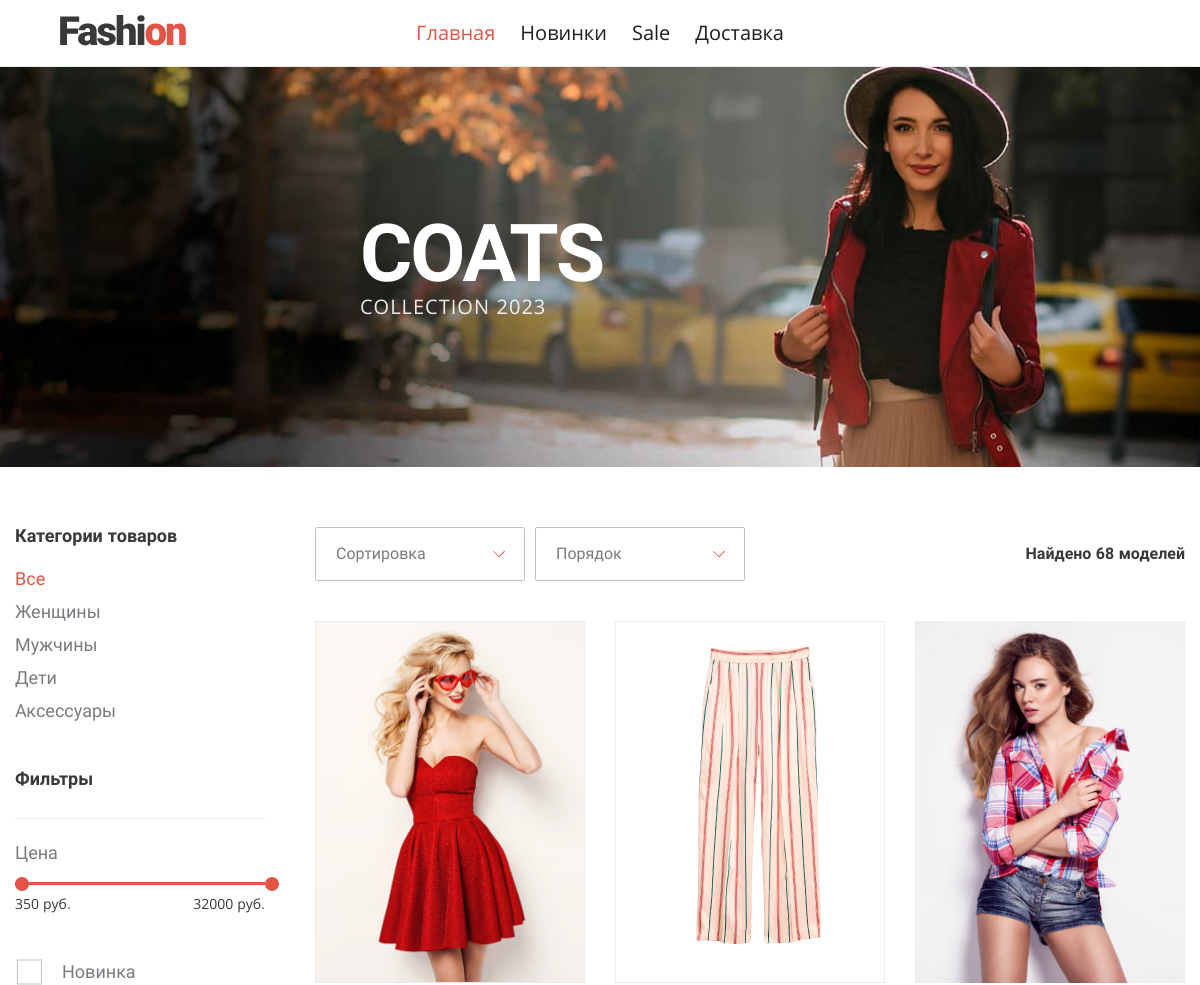
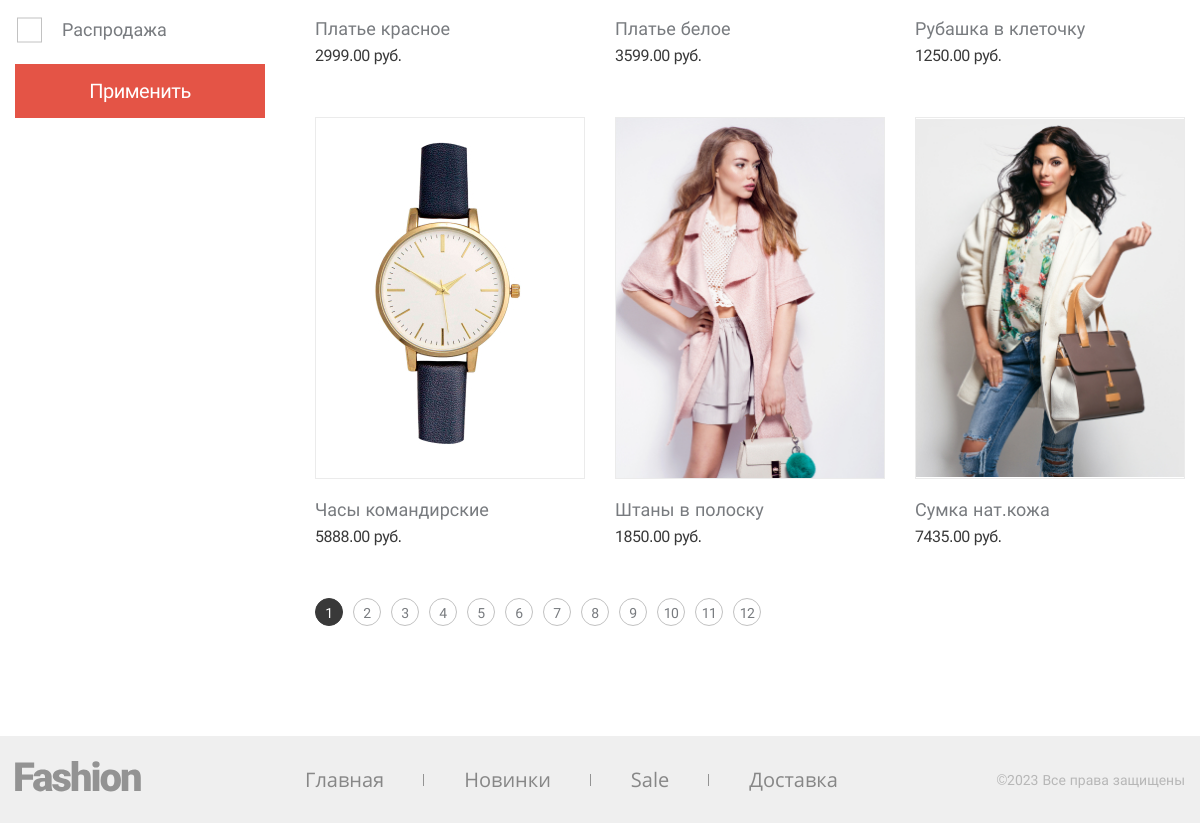
The page / on the database its author committed (2 pictures, top to bottom).
### tables this page shows
CREATE TABLE IF NOT EXISTS `products` (
  `id` int(20) NOT NULL AUTO_INCREMENT COMMENT 'id товара',
  `name` varchar(255) NOT NULL DEFAULT '0' COMMENT 'Название товара',
  `price` decimal(12,2) unsigned NOT NULL DEFAULT '0.00' COMMENT 'Цена товара',
  `image` varchar(255) NOT NULL DEFAULT '0' COMMENT 'Имя файла с изображением товара',
  `new` tinyint(1) NOT NULL DEFAULT '0' COMMENT 'Признак новизны товара: 1 - новинка, 0 -нет',
  `sale` tinyint(1) NOT NULL DEFAULT '0' COMMENT 'Признак, что товар на распродаже: 1 - да, 0 -нет',
  `deleted` tinyint(1) NOT NULL DEFAULT '0' COMMENT 'Признак, что товар был удален: 1 - да, 0 -нет',
  `active` tinyint(1) NOT NULL DEFAULT '0' COMMENT 'Признак активности товар: 1 - да, 0 -нет',
  PRIMARY KEY (`id`)
);

### index.php (called while the page is built)
<?php
include $_SERVER['DOCUMENT_ROOT'] . '/templates/main_view.php';

### include/dbFunctions.php (called while the page is built, shortened)
<?php
function dbConnect() {
    $host = HOST;
    $user = USER;
    $password = PASSWORD;
    $dbname = DB_NAME;
    static $connection = null;
    if (null === $connection) {
        $connection = mysqli_connect($host, $user, $password, $dbname);
    }
    return $connection;
}
function getArrayFromDBObject($dbObject) {
    if (is_object($dbObject)) {
        $array = mysqli_fetch_all($dbObject, MYSQLI_ASSOC);
        return $array;
    }
    return false;
}
function getProductsFromDB(string $category = 'All',
        array $categories = [
            [
               'title' => 'Все',
               'cat_name' => 'All',
               'sort' => 0,
            ]
        ],
        int $priceMin = PRICE_MIN,
        int $priceMax = PRICE_MAX,
        bool $new = false,
        bool $sale = false,
        string $sort_column = '',
        string $order = 'ASC',
        int $limit = GOODS_ON_PAGE,
        int $offset = 0
    )
{
    $sqlRequestString = "SELECT p.* FROM products AS p ";
    if ($category != $categories[0]['cat_name']) {
        $sqlRequestString = $sqlRequestString . " INNER JOIN category_product AS c_p ON p.id = c_p.product_id
                                                INNER JOIN categories AS c ON c.id = c_p.category_id
                                                WHERE c.name = '$category'
                                                AND p.price >= $priceMin AND p.price <= $priceMax ";
    } else {
        $sqlRequestString = $sqlRequestString . " WHERE p.price >= $priceMin AND p.price <= $priceMax ";
    }
    $sqlRequestString = $sqlRequestString . ' LIMIT ' . $limit . ' OFFSET ' .$offset;
    $products = mysqli_query(dbConnect(), "$sqlRequestString");
    return getArrayFromDBObject($products);
}
function countProducts(string $category = 'All',
        array $categories = [
            [
               'title' => 'Все',
               'cat_name' => 'All',
               'sort' => 0,
            ]
        ],
        int $priceMin = PRICE_MIN,
        int $priceMax = PRICE_MAX,
        bool $new = false,
        bool $sale = false
    )
{
    $sqlRequestString = "SELECT COUNT(*) AS productsQuantity FROM products AS p ";
    if ($category != $categories[0]['cat_name']) {
        $sqlRequestString = $sqlRequestString . " INNER JOIN category_product AS c_p ON p.id = c_p.product_id
                                                INNER JOIN categories AS c ON c.id = c_p.category_id
                                                WHERE c.name = '$category'
                                                AND p.price >= $priceMin AND p.price <= $priceMax ";
    } else {
        $sqlRequestString = $sqlRequestString . " WHERE p.price >= $priceMin AND p.price <= $priceMax ";
    }
    $countProducts = getArrayFromDBObject(mysqli_query(dbConnect(), "$sqlRequestString"));
    return $countProducts[0]['productsQuantity'];
}

### config/categories_list.php (called while the page is built)
<?php
$categories = [
    [
       'title' => 'Все',
       'cat_name' => 'All',
       'path' => '/',
       'sort' => 0,
    ],
    [
       'title' => 'Женщины',
       'cat_name' => 'women',
       'path' => CATEGORY .'women/',
       'sort' => 1,
    ],
    [
       'title' => 'Мужчины',
       'cat_name' => 'men',
       'path' => CATEGORY .'men/',
       'sort' => 2,
    ],
    [
       'title' => 'Дети',
       'cat_name' => 'children',
       'path' => CATEGORY .'children/',
       'sort' => 3,
    ],
    [
       'title' => 'Аксессуары',
       'cat_name' => 'accessories',
       'path' => CATEGORY .'accessories/',
       'sort' => 4,
    ]
];

### config/filters_default.php (called while the page is built, shortened)
<?php
$new = false;
$sale = false;
$priceMin = PRICE_MIN;
$priceMax = PRICE_MAX;
$sort_column = '';
$order = '';
$offset = 0;

### templates/products.php (the view, shortened to what this page needs)
<section class="shop__list" id="products">
<?php
if (isset($products)) {
    foreach ($products as $key => $product) {
?>
        <article class="shop__item product" tabindex="0">
          <div class="product__image">
            <img src="/img/products/<?=$product['image'] ?>" alt="<?=$product['name'] ?>">
          </div>
          <p class="product__name"><?=$product['name'] ?></p>
          <span class="product__price" data_price="<?=$product['price'] ?>"><?=$product['price'] ?> руб.</span>
        </article>
<?php
    }
} else {
    echo "<h2>Товаров нет</h2>";
}
?>
</section>

### templates/head.php (shortened to what this page needs)
<!DOCTYPE html>
<html lang="ru">
<head>
  <link rel="stylesheet" href="/css/style.min.css">
</head>
<body>

### templates/header.php
<header class="page-header">
  <a class="page-header__logo" href="/">
    <img src="/img/logo.svg" alt="Fashion">
  </a>
  <nav class="page-header__menu">
    <?php
      showMenu($main_menu, 'header');
    ?>
  </nav>
</header>

### include/pageFunctions.php (shortened to what this page needs)
<?php
function isCurrentUrl(string $url = '/'): bool
{
    return parse_url($_SERVER["REQUEST_URI"], PHP_URL_PATH) == $url;
}
function isCurrentPath(string $request = ' '): bool
{
    $result = false;
    $query = parse_url($_SERVER["REQUEST_URI"], PHP_URL_QUERY );
    $requests = ['/?new=on', '/?sale=on'];
    if (in_array($request, $requests)) {
        $request = preg_replace('~/\?~', '', $request);
        $result = in_array($request, explode("&", $query));
    }
    if (!in_array($query, ['new=on', 'sale=on'])) {
         $result = isCurrentUrl($request);
    }
    return $result;
}
function showMenu(array $array, string $menuType = 'header') {
    if ($menuType == 'header') {
        include $_SERVER['DOCUMENT_ROOT'] . '/templates/header_menu.php';
    }
    if ($menuType == 'footer') {
        include $_SERVER['DOCUMENT_ROOT'] . '/templates/footer_menu.php';
    }
    if ($menuType == 'categories') {
        include $_SERVER['DOCUMENT_ROOT'] . '/templates/categories_menu.php';
    }
}
function getCurrentCategory($categories) {
  foreach ($categories as $value) {
    if (isCurrentUrl($value['path'])) {
      return $category = $value['cat_name'];
    }
  }
}

### templates/header_menu.php
<ul class="main-menu main-menu--header">
<?php
foreach ($array as $value) {
?>
    <li>
      <a class="main-menu__item
        <?php if (isCurrentPath($value['path'])): ?>
            active
        <?php endif; ?>
    "href="<?=$value['path']?>"><?=$value['title']?></a>
    </li>
<?php
}
?>
</ul>

### templates/main_view.php (shortened to what this page needs)
<?php
include $_SERVER['DOCUMENT_ROOT'] . '/templates/head.php';
include $_SERVER['DOCUMENT_ROOT'] . '/templates/header.php';
?>
<main class="shop-page">
  <?php
  include $_SERVER['DOCUMENT_ROOT'] . '/templates/header_picture.php';
  ?>
  <section class="shop container">
    <?php
    include $_SERVER['DOCUMENT_ROOT'] . '/templates/filters.php';
    ?>
    <div class="shop__wrapper">
      <?php
      include $_SERVER['DOCUMENT_ROOT'] . '/templates/sorting.php';
      include $_SERVER['DOCUMENT_ROOT'] . '/templates/products.php';
      include $_SERVER['DOCUMENT_ROOT'] . '/templates/paginator.php';
      ?>
    </div>
  </section>
</main>
<?php
include $_SERVER['DOCUMENT_ROOT'] . '/templates/footer.php';
?>

### templates/header_picture.php
<header class="intro">
  <div class="intro__wrapper">
    <h1 class=" intro__title">COATS</h1>
    <p class="intro__info">Collection <?=date('Y')?></p>
  </div>
</header>

### templates/filters.php (shortened to what this page needs)
<section class="shop__filter filter">
  <form method="GET" action="/include/getProducts.php" id="request">
    <?php
    include $_SERVER['DOCUMENT_ROOT'] . '/templates/categories.php';
    ?>
    <div class="filter__wrapper">
      <b class="filter__title">Фильтры</b>
      <div class="filter__range range">
        <span class="range__info">Цена</span>
        <div class="range__line" aria-label="Range Line"></div>
        <div class="range__res">
          <span class="range__res-item min-price" slider-min="<?=$priceMin ?>"><?=$priceMin ?> руб.</span>
          <span class="range__res-item max-price" slider-max="<?=$priceMax ?>"><?=$priceMax ?> руб.</span>
        </div>
      </div>
    </div>
    <fieldset class="custom-form__group">
      <label for="new" class="custom-form__checkbox-label custom-form__info" style="display: block;">Новинка</label>
      <label for="sale" class="custom-form__checkbox-label custom-form__info" style="display: block;">Распродажа</label>
    </fieldset>
    <button class="button" type="submit" style="width: 100%">Применить</button>
  </form>
</section>

### templates/categories.php (shortened to what this page needs)
<?php
$category = getCurrentCategory($categories);
$products = getProductsFromDB($category, $categories, $priceMin, $priceMax, $new, $sale, $sort_column, $order, GOODS_ON_PAGE, $offset);
$countProducts = countProducts($category, $categories, $priceMin, $priceMax, $new, $sale);
?>
<div class="filter__wrapper">
    <b class="filter__title">Категории товаров</b>
    <?php
    showMenu($categories, 'categories');
    ?>
</div>

### templates/categories_menu.php
<ul class="filter__list">
<?php
foreach ($array as $value) {
?>
    <li>
      <a class="filter__list-item
        <?php if (isCurrentUrl($value['path'])): ?>
            active
        <?php endif; ?>
    "href="<?=$value['path']?>"><?=$value['title']?></a>
    </li>
<?php
}
?>
</ul>

### templates/sorting.php (shortened to what this page needs)
<section class="shop__sorting">
  <div class="shop__sorting-item custom-form__select-wrapper">
    <select class="custom-form__select" name="sort_category" id="sort_column">
      <option hidden="">Сортировка</option>
    </select>
  </div>
  <div class="shop__sorting-item custom-form__select-wrapper">
    <select class="custom-form__select" name="sort_direction" id="order">
      <option hidden="">Порядок</option>
    </select>
  </div>
  <p class="shop__sorting-res">Найдено <span class="res-sort"><?=$countProducts ?></span> моделей</p>
</section>

### templates/paginator.php
<ul class="shop__paginator paginator">
<?php
for ($i=1; $i <= ceil($countProducts / GOODS_ON_PAGE); $i++) {
?>
        <li id="<?=$i ?>">
          <a class="paginator__item"
    <?php
    if (!isset($_GET['page_number'])) {
        if ($i != 1) {
    ?>
            href="?page_number=<?=$i ?>"
    <?php
        }
    } elseif ($_GET['page_number'] != $i) {
    ?>
            href="?page_number=<?=$i ?>"
    <?php
    }
    ?>
  ><?=$i ?></a>
</li>
<?php
}
?>
</ul>

### templates/footer.php
<footer class="page-footer">
  <div class="container">
    <a class="page-footer__logo" href="/">
      <img src="/img/logo--footer.svg" alt="Fashion">
    </a>
    <nav class="page-footer__menu">
      <?php
        showMenu($main_menu, 'footer');
      ?>
    </nav>
    <address class="page-footer__copyright">
      ©<?=date('Y')?> Все права защищены
    </address>
  </div>
</footer>
</body>
</html>

### templates/footer_menu.php
<ul class="main-menu main-menu--footer">
<?php
foreach ($array as $value) {
?>
    <li>
      <a class="main-menu__item "href="<?=$value['path']?>"><?=$value['title']?></a>
    </li>
<?php
}
?>
</ul>

### rows shown on the page
products: image (picture), name "Платье красное", price "2999.00"
products: image (picture), name "Платье белое", price "3599.00"
products: image (picture), name "Рубашка в клеточку", price "1250.00"
products: image (picture), name "Часы командирские", price "5888.00"
products: image (picture), name "Штаны в полоску", price "1850.00"
products: image (picture), name "Сумка нат.кожа", price "7435.00"

### other values the page prints
$value['title'] "Главная"
$value['title'] "Новинки"
$value['title'] "Sale"
$value['title'] "Доставка"
$value['title'] "Все"
$value['title'] "Женщины"
$value['title'] "Мужчины"
$value['title'] "Дети"
$value['title'] "Аксессуары"
$priceMin "350"
$priceMax "32000"
$countProducts "68"
